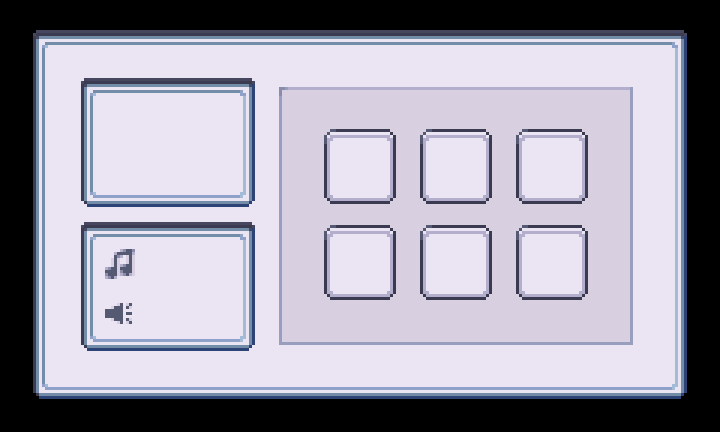

This is a level from a 2D game, rendered from its Tiled map with the project's own tilesets. A one-line summary and the complete map file follow:
An orthogonal 15x9 tile map with 48x48 px tiles, 8 tile layers (1, 圖塊層 10, 圖塊層 9, 圖塊層 11, ...), 3 hidden layers not drawn, 2 tilesets.

<map version="1.10" tiledversion="1.10.1" orientation="orthogonal" renderorder="right-down" width="15" height="9" tilewidth="48" tileheight="48" infinite="0" nextlayerid="17" nextobjectid="1">
 <editorsettings>
  <chunksize width="48" height="48" />
 </editorsettings>
 <tileset firstgid="1" source="../tilesets/Modern_UI_Style_2_48x48.tsx" />
 <tileset firstgid="1667" source="../tilesets/Modern_UI_Style_1.tsx" />
 <layer id="6" name="1" width="15" height="9">
  <data encoding="csv">
99,100,100,100,100,100,100,100,100,100,100,100,100,100,101,
148,149,149,149,149,149,149,149,149,149,149,149,149,149,150,
148,149,149,149,149,149,149,149,149,149,149,149,149,149,150,
148,149,149,149,149,149,149,149,149,149,149,149,149,149,150,
148,149,149,149,149,149,149,149,149,149,149,149,149,149,150,
148,149,149,149,149,149,149,149,149,149,149,149,149,149,150,
148,149,149,149,149,149,149,149,149,149,149,149,149,149,150,
148,149,149,149,149,149,149,149,149,149,149,149,149,149,150,
197,198,198,198,198,198,198,198,198,198,198,198,198,198,199
</data>
 </layer>
 <layer id="15" name="圖塊層 10" width="15" height="9">
  <data encoding="csv">
0,0,0,0,0,0,0,0,0,0,0,0,0,0,0,
0,99,100,100,100,101,0,0,0,0,0,0,0,0,0,
0,148,149,149,149,150,0,0,0,0,0,0,0,0,0,
0,148,149,149,149,150,0,0,0,0,0,0,0,0,0,
0,197,198,198,198,199,0,0,0,0,0,0,0,0,0,
0,0,0,0,0,0,0,0,0,0,0,0,0,0,0,
0,0,0,0,0,0,0,0,0,0,0,0,0,0,0,
0,0,0,0,0,0,0,0,0,0,0,0,0,0,0,
0,0,0,0,0,0,0,0,0,0,0,0,0,0,0
</data>
 </layer>
 <layer id="14" name="圖塊層 9" width="15" height="9">
  <data encoding="csv">
0,0,0,0,0,0,0,0,0,0,0,0,0,0,0,
0,0,0,0,0,0,0,0,0,0,0,0,0,0,0,
0,0,0,0,0,0,0,0,0,0,0,0,0,0,0,
0,0,0,0,0,0,0,0,0,0,0,0,0,0,0,
0,99,100,100,100,101,0,0,0,0,0,0,0,0,0,
0,148,149,149,149,150,0,0,0,0,0,0,0,0,0,
0,148,149,149,149,150,0,0,0,0,0,0,0,0,0,
0,197,198,198,198,199,0,0,0,0,0,0,0,0,0,
0,0,0,0,0,0,0,0,0,0,0,0,0,0,0
</data>
 </layer>
 <layer id="7" name="2" width="15" height="9" visible="0">
  <data encoding="csv">
0,0,0,0,0,0,0,0,0,0,0,0,0,0,0,
0,0,0,0,0,246,247,247,247,247,247,247,247,248,0,
0,0,672,0,0,295,296,296,296,296,296,296,296,297,0,
0,0,482,0,0,295,296,296,296,296,296,296,296,297,0,
0,0,0,0,0,295,296,296,296,296,296,296,296,297,0,
0,0,71,1296,1297,295,296,296,296,296,296,296,296,297,0,
0,0,22,1296,1297,295,296,296,296,296,296,296,296,297,0,
0,0,0,0,0,344,345,345,345,345,345,345,345,346,0,
0,0,0,0,0,0,0,0,0,0,0,0,0,0,0
</data>
 </layer>
 <layer id="16" name="圖塊層 11" width="15" height="9">
  <data encoding="csv">
0,0,0,0,0,0,0,0,0,0,0,0,0,0,0,
0,0,0,0,0,246,247,247,247,247,247,247,247,248,0,
0,0,0,0,0,295,296,296,296,296,296,296,296,297,0,
0,0,0,0,0,295,296,296,296,296,296,296,296,297,0,
0,0,0,0,0,295,296,296,296,296,296,296,296,297,0,
0,0,71,0,0,295,296,296,296,296,296,296,296,297,0,
0,0,22,0,0,295,296,296,296,296,296,296,296,297,0,
0,0,0,0,0,344,345,345,345,345,345,345,345,346,0,
0,0,0,0,0,0,0,0,0,0,0,0,0,0,0
</data>
 </layer>
 <layer id="8" name="3" width="15" height="9">
  <data encoding="csv">
0,0,0,0,0,0,0,0,0,0,0,0,0,0,0,
0,0,0,0,0,0,0,0,0,0,0,0,0,0,0,
0,0,0,0,0,0,690,691,692,0,690,691,692,0,0,
0,0,0,0,0,0,739,740,741,0,739,740,741,0,0,
0,0,0,0,0,0,788,789,790,0,788,789,790,0,0,
0,0,0,0,0,0,0,0,0,0,0,0,0,0,0,
0,0,0,0,0,0,0,0,0,0,0,0,0,0,0,
0,0,0,0,0,0,0,0,0,0,0,0,0,0,0,
0,0,0,0,0,0,0,0,0,0,0,0,0,0,0
</data>
 </layer>
 <layer id="12" name="圖塊層 7" width="15" height="9" visible="0">
  <data encoding="csv">
0,0,0,0,0,0,0,0,0,0,0,0,0,0,0,
0,0,0,0,0,0,0,0,0,0,0,0,0,0,0,
0,25,26,26,26,27,0,0,0,0,0,0,0,0,0,
0,25,26,26,26,27,0,0,0,0,0,0,0,0,0,
0,0,0,0,0,0,0,0,0,0,0,0,0,0,0,
0,0,0,0,0,0,0,0,0,0,0,0,0,0,0,
0,0,0,0,0,0,0,0,0,0,0,0,0,0,0,
0,0,0,0,0,0,0,0,0,0,0,0,0,0,0,
0,0,0,0,0,0,0,0,0,0,0,0,0,0,0
</data>
 </layer>
 <layer id="13" name="圖塊層 8" width="15" height="9" visible="0">
  <data encoding="csv">
0,0,0,0,0,0,0,0,0,0,0,0,0,0,0,
0,0,0,0,0,0,0,0,0,0,0,0,0,0,0,
0,0,0,421,0,0,0,0,0,0,0,0,0,0,0,
0,0,0,325,0,0,0,0,0,0,0,0,0,0,0,
0,0,0,0,0,0,0,0,0,0,0,0,0,0,0,
0,0,0,0,0,0,0,0,0,0,0,0,0,0,0,
0,0,0,0,0,0,0,0,0,0,0,0,0,0,0,
0,0,0,0,0,0,0,0,0,0,0,0,0,0,0,
0,0,0,0,0,0,0,0,0,0,0,0,0,0,0
</data>
 </layer>
 <layer id="9" name="4" width="15" height="9">
  <data encoding="csv">
0,0,0,0,0,0,0,0,0,0,0,0,0,0,0,
0,0,0,0,0,0,0,0,0,0,0,0,0,0,0,
0,0,0,0,0,0,0,0,690,691,692,0,0,0,0,
0,0,0,0,0,0,0,0,739,740,741,0,0,0,0,
0,0,0,0,0,0,0,0,788,789,790,0,0,0,0,
0,0,0,0,0,0,0,0,0,0,0,0,0,0,0,
0,0,0,0,0,0,0,0,0,0,0,0,0,0,0,
0,0,0,0,0,0,0,0,0,0,0,0,0,0,0,
0,0,0,0,0,0,0,0,0,0,0,0,0,0,0
</data>
 </layer>
 <layer id="10" name="5" width="15" height="9">
  <data encoding="csv">
0,0,0,0,0,0,0,0,0,0,0,0,0,0,0,
0,0,0,0,0,0,0,0,0,0,0,0,0,0,0,
0,0,0,0,0,0,0,0,0,0,0,0,0,0,0,
0,0,0,0,0,0,0,0,0,0,0,0,0,0,0,
0,0,0,0,0,0,690,691,692,0,690,691,692,0,0,
0,0,0,0,0,0,739,740,741,0,739,740,741,0,0,
0,0,0,0,0,0,788,789,790,0,788,789,790,0,0,
0,0,0,0,0,0,0,0,0,0,0,0,0,0,0,
0,0,0,0,0,0,0,0,0,0,0,0,0,0,0
</data>
 </layer>
 <layer id="11" name="6" width="15" height="9">
  <data encoding="csv">
0,0,0,0,0,0,0,0,0,0,0,0,0,0,0,
0,0,0,0,0,0,0,0,0,0,0,0,0,0,0,
0,0,0,0,0,0,0,0,0,0,0,0,0,0,0,
0,0,0,0,0,0,0,0,0,0,0,0,0,0,0,
0,0,0,0,0,0,0,0,690,691,692,0,0,0,0,
0,0,0,0,0,0,0,0,739,740,741,0,0,0,0,
0,0,0,0,0,0,0,0,788,789,790,0,0,0,0,
0,0,0,0,0,0,0,0,0,0,0,0,0,0,0,
0,0,0,0,0,0,0,0,0,0,0,0,0,0,0
</data>
 </layer>
</map>
